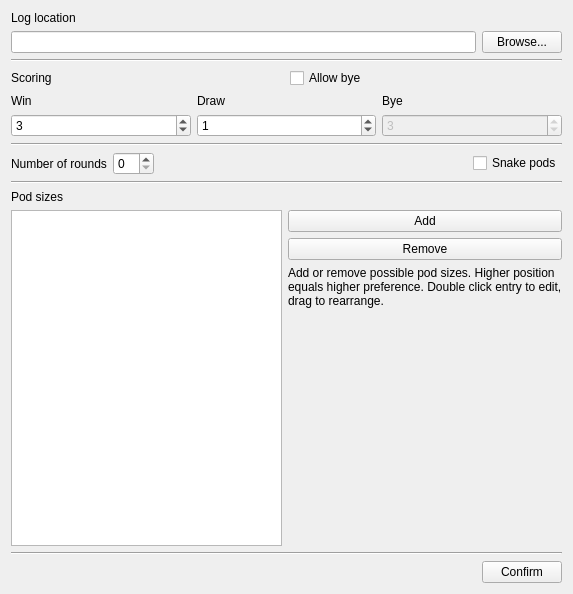
<?xml version="1.0" encoding="UTF-8"?>
<ui version="4.0">
 <class>Form</class>
 <widget class="QWidget" name="Form">
  <property name="enabled">
   <bool>true</bool>
  </property>
  <property name="geometry">
   <rect>
    <x>0</x>
    <y>0</y>
    <width>573</width>
    <height>594</height>
   </rect>
  </property>
  <property name="sizePolicy">
   <sizepolicy hsizetype="MinimumExpanding" vsizetype="Preferred">
    <horstretch>50</horstretch>
    <verstretch>0</verstretch>
   </sizepolicy>
  </property>
  <property name="minimumSize">
   <size>
    <width>60</width>
    <height>0</height>
   </size>
  </property>
  <property name="windowTitle">
   <string>Form</string>
  </property>
  <layout class="QVBoxLayout" name="verticalLayout_8">
   <item>
    <layout class="QVBoxLayout" name="verticalLayout">
     <item>
      <widget class="QLabel" name="label_8">
       <property name="text">
        <string>Log location</string>
       </property>
      </widget>
     </item>
     <item>
      <layout class="QHBoxLayout" name="horizontalLayout">
       <item>
        <widget class="QLineEdit" name="le_log_location"/>
       </item>
       <item>
        <widget class="QPushButton" name="pb_browse">
         <property name="text">
          <string>Browse...</string>
         </property>
        </widget>
       </item>
      </layout>
     </item>
    </layout>
   </item>
   <item>
    <widget class="Line" name="line">
     <property name="orientation">
      <enum>Qt::Horizontal</enum>
     </property>
    </widget>
   </item>
   <item>
    <layout class="QVBoxLayout" name="verticalLayout_5">
     <item>
      <layout class="QHBoxLayout" name="horizontalLayout_3">
       <item>
        <widget class="QLabel" name="label_9">
         <property name="text">
          <string>Scoring</string>
         </property>
        </widget>
       </item>
       <item>
        <widget class="QCheckBox" name="cb_allow_bye">
         <property name="text">
          <string>Allow bye</string>
         </property>
         <property name="checked">
          <bool>false</bool>
         </property>
        </widget>
       </item>
      </layout>
     </item>
     <item>
      <layout class="QHBoxLayout" name="horizontalLayout_2">
       <item>
        <layout class="QVBoxLayout" name="verticalLayout_2">
         <item>
          <widget class="QLabel" name="label_11">
           <property name="text">
            <string>Win</string>
           </property>
          </widget>
         </item>
         <item>
          <widget class="QSpinBox" name="sb_win">
           <property name="value">
            <number>3</number>
           </property>
          </widget>
         </item>
        </layout>
       </item>
       <item>
        <layout class="QVBoxLayout" name="verticalLayout_3">
         <item>
          <widget class="QLabel" name="label_4">
           <property name="text">
            <string>Draw</string>
           </property>
          </widget>
         </item>
         <item>
          <widget class="QSpinBox" name="sb_draw">
           <property name="value">
            <number>1</number>
           </property>
          </widget>
         </item>
        </layout>
       </item>
       <item>
        <layout class="QVBoxLayout" name="verticalLayout_4">
         <item>
          <widget class="QLabel" name="label_5">
           <property name="text">
            <string>Bye</string>
           </property>
          </widget>
         </item>
         <item>
          <widget class="QSpinBox" name="sb_bye">
           <property name="enabled">
            <bool>false</bool>
           </property>
           <property name="value">
            <number>3</number>
           </property>
          </widget>
         </item>
        </layout>
       </item>
      </layout>
     </item>
    </layout>
   </item>
   <item>
    <widget class="Line" name="line_4">
     <property name="orientation">
      <enum>Qt::Horizontal</enum>
     </property>
    </widget>
   </item>
   <item>
    <layout class="QHBoxLayout" name="horizontalLayout_6">
     <item>
      <widget class="QLabel" name="label">
       <property name="text">
        <string>Number of rounds</string>
       </property>
      </widget>
     </item>
     <item>
      <widget class="QSpinBox" name="sb_nRounds"/>
     </item>
     <item>
      <spacer name="horizontalSpacer_2">
       <property name="orientation">
        <enum>Qt::Horizontal</enum>
       </property>
       <property name="sizeHint" stdset="0">
        <size>
         <width>40</width>
         <height>20</height>
        </size>
       </property>
      </spacer>
     </item>
     <item>
      <widget class="QCheckBox" name="cb_snakePods">
       <property name="text">
        <string>Snake pods</string>
       </property>
      </widget>
     </item>
    </layout>
   </item>
   <item>
    <widget class="Line" name="line_2">
     <property name="orientation">
      <enum>Qt::Horizontal</enum>
     </property>
    </widget>
   </item>
   <item>
    <layout class="QVBoxLayout" name="verticalLayout_7">
     <item>
      <widget class="QLabel" name="label_10">
       <property name="text">
        <string>Pod sizes</string>
       </property>
      </widget>
     </item>
     <item>
      <layout class="QHBoxLayout" name="horizontalLayout_4">
       <item>
        <widget class="QListWidget" name="lw_pod_sizes">
         <property name="sizePolicy">
          <sizepolicy hsizetype="MinimumExpanding" vsizetype="Expanding">
           <horstretch>50</horstretch>
           <verstretch>0</verstretch>
          </sizepolicy>
         </property>
         <property name="minimumSize">
          <size>
           <width>60</width>
           <height>0</height>
          </size>
         </property>
         <property name="contextMenuPolicy">
          <enum>Qt::ActionsContextMenu</enum>
         </property>
         <property name="editTriggers">
          <set>QAbstractItemView::DoubleClicked</set>
         </property>
         <property name="defaultDropAction">
          <enum>Qt::MoveAction</enum>
         </property>
         <property name="alternatingRowColors">
          <bool>true</bool>
         </property>
         <property name="selectionMode">
          <enum>QAbstractItemView::SingleSelection</enum>
         </property>
         <property name="movement">
          <enum>QListView::Snap</enum>
         </property>
        </widget>
       </item>
       <item>
        <layout class="QVBoxLayout" name="verticalLayout_6">
         <item>
          <widget class="QPushButton" name="pb_add_psize">
           <property name="text">
            <string>Add</string>
           </property>
          </widget>
         </item>
         <item>
          <widget class="QPushButton" name="pb_remove_psize">
           <property name="text">
            <string>Remove</string>
           </property>
          </widget>
         </item>
         <item>
          <widget class="QLabel" name="label_7">
           <property name="text">
            <string>Add or remove possible pod sizes. Higher position equals higher preference. Double click entry to edit, drag to rearrange.</string>
           </property>
           <property name="wordWrap">
            <bool>true</bool>
           </property>
          </widget>
         </item>
         <item>
          <spacer name="verticalSpacer">
           <property name="orientation">
            <enum>Qt::Vertical</enum>
           </property>
           <property name="sizeHint" stdset="0">
            <size>
             <width>20</width>
             <height>40</height>
            </size>
           </property>
          </spacer>
         </item>
        </layout>
       </item>
      </layout>
     </item>
    </layout>
   </item>
   <item>
    <widget class="Line" name="line_3">
     <property name="orientation">
      <enum>Qt::Horizontal</enum>
     </property>
    </widget>
   </item>
   <item>
    <layout class="QHBoxLayout" name="horizontalLayout_5">
     <item>
      <spacer name="horizontalSpacer">
       <property name="orientation">
        <enum>Qt::Horizontal</enum>
       </property>
       <property name="sizeHint" stdset="0">
        <size>
         <width>40</width>
         <height>20</height>
        </size>
       </property>
      </spacer>
     </item>
     <item>
      <widget class="QPushButton" name="pb_confirm">
       <property name="text">
        <string>Confirm</string>
       </property>
      </widget>
     </item>
    </layout>
   </item>
  </layout>
 </widget>
 <resources/>
 <connections/>
</ui>
